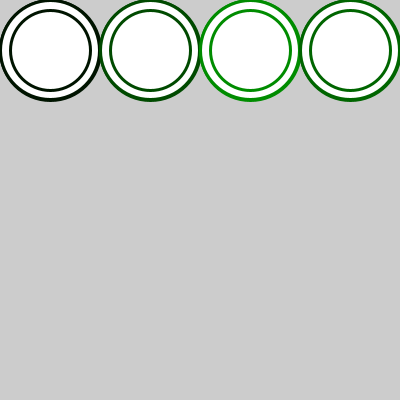
Frame 1 (no input)
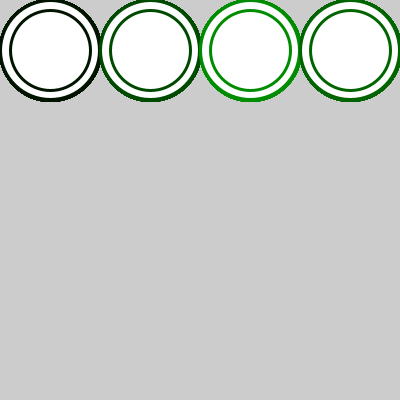
Frame 60 (the mouse pressed at the canvas centre just before this capture)
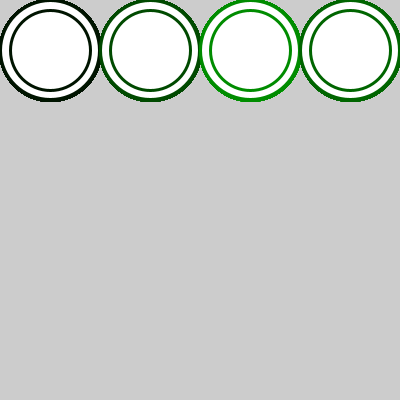
Frame 120 (the mouse held since frame 60 and released just before this capture)

The Processing sketch that drew these frames (run headless with seeded random() and noise(); from frame 60 on, the mouse is pressed at the canvas centre):

// Processing sketch: aula11_grupo01_exercicio01
// ── aula11_grupo01_exercicio01.pde
void setup(){ size(400,400); }

void draw(){
oreos(50,50,20); //argumentos
oreos(150,50,74);
oreos(250,50,140);
oreos(350,50,101);
}

// ── desenho.pde
//função que recebe argumentos
void oreos(float a, float b, float g) {
  stroke(0, g, 0);
  strokeWeight(3);
  ellipse(a, b, 100, 100);
  ellipse(a, b, 99, 99);
  ellipse(a, b, 80, 80);
}
